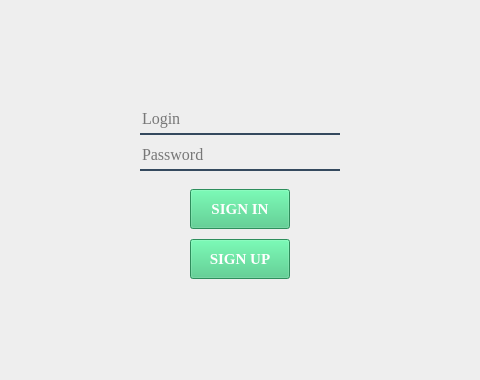
<?xml version="1.0" encoding="UTF-8"?>
<ui version="4.0">
 <class>Ui_Login</class>
 <widget class="QMainWindow" name="Ui_Login">
  <property name="geometry">
   <rect>
    <x>0</x>
    <y>0</y>
    <width>480</width>
    <height>380</height>
   </rect>
  </property>
  <property name="minimumSize">
   <size>
    <width>480</width>
    <height>380</height>
   </size>
  </property>
  <property name="maximumSize">
   <size>
    <width>480</width>
    <height>380</height>
   </size>
  </property>
  <property name="windowTitle">
   <string>miniOSBB - Log in</string>
  </property>
  <property name="styleSheet">
   <string notr="true">background-color: rgb(238, 238, 238);</string>
  </property>
  <widget class="QWidget" name="centralwidget">
   <property name="maximumSize">
    <size>
     <width>540</width>
     <height>540</height>
    </size>
   </property>
   <widget class="QPushButton" name="btnSingIn">
    <property name="geometry">
     <rect>
      <x>190</x>
      <y>189</y>
      <width>100</width>
      <height>40</height>
     </rect>
    </property>
    <property name="font">
     <font>
      <family>Times New Roman</family>
      <pointsize>11</pointsize>
      <weight>87</weight>
      <bold>true</bold>
      <underline>false</underline>
      <strikeout>false</strikeout>
     </font>
    </property>
    <property name="styleSheet">
     <string notr="true">QPushButton {
  font-weight: 700;
  color: white;
  text-decoration: none;
  padding: .2em 1em calc(.2em + 3px);
  border-radius: .900em;
  background: rgb(64,199,129);
  box-shadow: 0 -3px rgb(53,167,110) inset;
  transition: 0.2s;
} 
QPushButton:hover { background: rgb(53, 167, 110); }
QPushButton:pressed {
  background: rgb(33,147,90);
  box-shadow: 0 3px rgb(33,147,90) inset;
}</string>
    </property>
    <property name="text">
     <string>SIGN IN</string>
    </property>
   </widget>
   <widget class="QPushButton" name="btnSingUpLog">
    <property name="geometry">
     <rect>
      <x>190</x>
      <y>239</y>
      <width>100</width>
      <height>40</height>
     </rect>
    </property>
    <property name="font">
     <font>
      <family>Times New Roman</family>
      <pointsize>11</pointsize>
      <weight>87</weight>
      <bold>true</bold>
      <underline>false</underline>
      <strikeout>false</strikeout>
     </font>
    </property>
    <property name="styleSheet">
     <string notr="true">QPushButton {
  font-weight: 700;
  color: white;
  text-decoration: none;
  padding: .2em 1em calc(.2em + 3px);
  border-radius: .900em;
 background: rgb(64,199,129);
  box-shadow: 0 -3px rgb(53,167,110) inset;
  transition: 0.2s;
} 
QPushButton:hover { background: rgb(53, 167, 110); }
QPushButton:pressed {
  background: rgb(33,147,90);
  box-shadow: 0 3px rgb(33,147,90) inset;
}</string>
    </property>
    <property name="text">
     <string>SIGN UP</string>
    </property>
   </widget>
   <widget class="QLineEdit" name="leLogin">
    <property name="geometry">
     <rect>
      <x>140</x>
      <y>104</y>
      <width>200</width>
      <height>31</height>
     </rect>
    </property>
    <property name="font">
     <font>
      <family>Times New Roman</family>
      <pointsize>12</pointsize>
     </font>
    </property>
    <property name="toolTip">
     <string/>
    </property>
    <property name="whatsThis">
     <string/>
    </property>
    <property name="styleSheet">
     <string notr="true">QLineEdit {
background-color: rgb(238, 238, 238);
  outline: 0;
  border-bottom: 2px;
  border-top: 0;
  border-left: 0;
  border-right: 0;
  border-bottom-style: double;
  border-bottom-color: #34495e;
  height: 46px;
  width: 300px;
}</string>
    </property>
    <property name="inputMethodHints">
     <set>Qt::ImhNone</set>
    </property>
    <property name="text">
     <string/>
    </property>
    <property name="placeholderText">
     <string>Login</string>
    </property>
   </widget>
   <widget class="QLineEdit" name="lePassword">
    <property name="geometry">
     <rect>
      <x>140</x>
      <y>140</y>
      <width>200</width>
      <height>31</height>
     </rect>
    </property>
    <property name="font">
     <font>
      <family>Times New Roman</family>
      <pointsize>12</pointsize>
     </font>
    </property>
    <property name="toolTip">
     <string/>
    </property>
    <property name="whatsThis">
     <string/>
    </property>
    <property name="styleSheet">
     <string notr="true">QLineEdit {
background-color: rgb(238, 238, 238);
  outline: 0;
  border-bottom: 2px;
  border-top: 0;
  border-left: 0;
  border-right: 0;
  border-bottom-style: double;
  border-bottom-color: #34495e;
  height: 46px;
  width: 300px;
}</string>
    </property>
    <property name="inputMethodHints">
     <set>Qt::ImhHiddenText|Qt::ImhNoAutoUppercase|Qt::ImhNoPredictiveText|Qt::ImhSensitiveData</set>
    </property>
    <property name="text">
     <string/>
    </property>
    <property name="echoMode">
     <enum>QLineEdit::Password</enum>
    </property>
    <property name="placeholderText">
     <string>Password</string>
    </property>
   </widget>
  </widget>
 </widget>
 <resources/>
 <connections/>
</ui>
